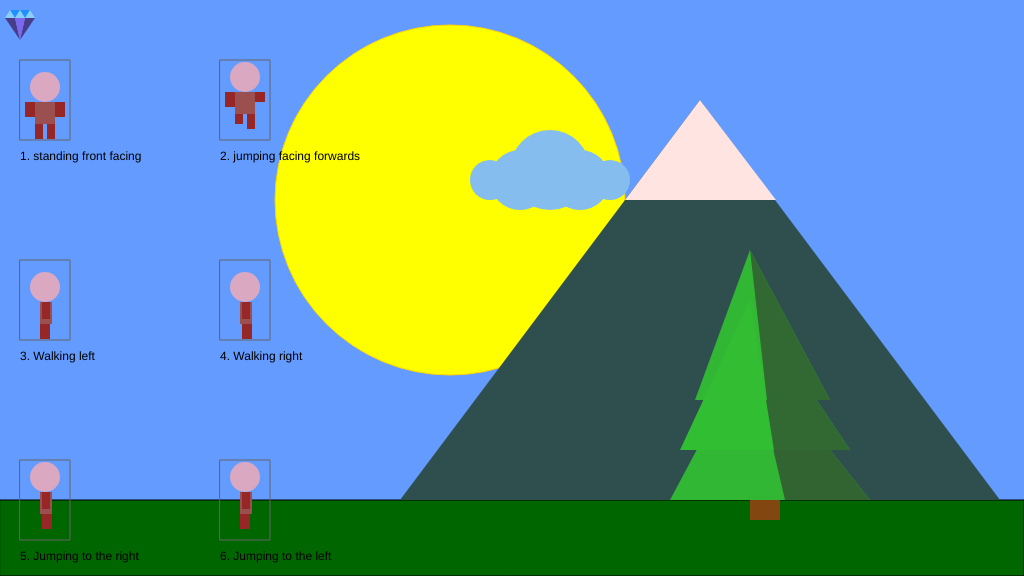
Frame 1 (no input)
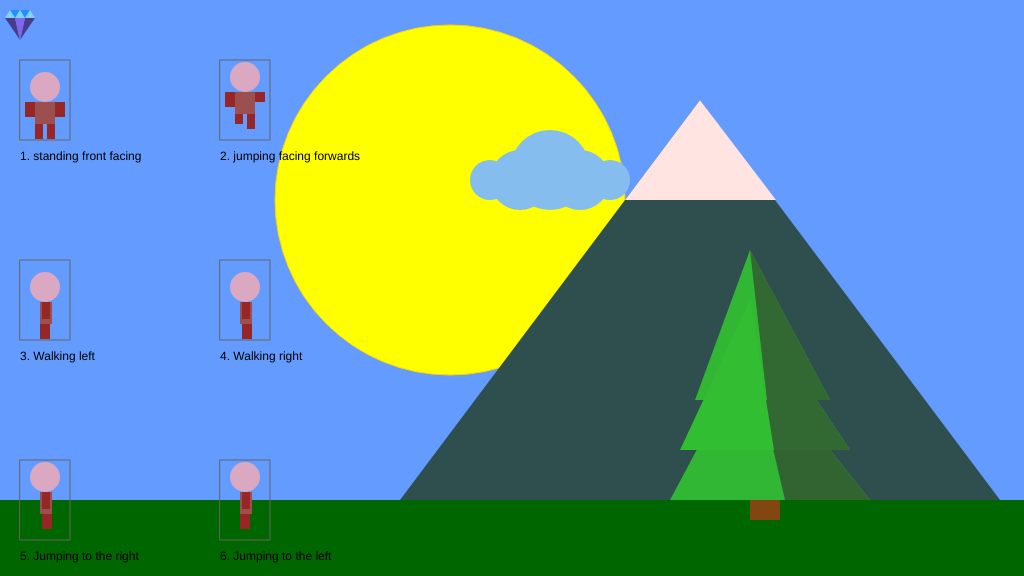
Frame 60 (no input)
Frame 120 (the mouse pressed at the canvas centre since frame 60): identical to frame 60, image omitted

The p5.js sketch that drew these frames (run headless with seeded random() and noise() and a simulated clock; from frame 60 on, the mouse is pressed at the canvas centre):

// p5.js sketch
// ── sketch.js
var cloud;
var tree;
var sun;
var groundHeight;
var treeHeight;
var gameChar_x = 0;
var gameChar_y = 0;
var vertex; // объявление переменной vertex
var vertex_small;
var ellipse_left;
var ellipse_right;
var diamond;
var hero_1;

function setup()

{
    
	createCanvas(1024, 576);
    
    
    groundHeight = 500;
    treeHeight = 100;
    
  
    tree = {
    x: 750,
    y: groundHeight,
    trunkWidth: 30,
    trunkHeight: 20,
    canopyWidth: 120,
    canopyHeight: 100
  };
    
    cloud = {
        x1:350,
        y1:170,
        x2:380,
        y2:180,
        x3:410,
        y3:180,
        x4:320,
        y4:180,
        x5:290,
        y5:180,
        diameter:40
    };
    
    sun = {
    x: 450,
    y: 200,
    diameter: 350,
    };
    
    vertex = {
        x1: 400+300,
        y1: 100,
        x2: 100+300,
        y2: 500,
        x3: 700+300,
        y3: 500
        
    };
    
    vertex_small = {
        x1: 400+300,
        y1: 100,
        x2: 476+300, //
        y2: 200,
        x3: 325+300, // 
        y3: 200
    }; 
    
    ellipse_left = {
        x1: 30,
        y1: 30,
        d1: 30
        
    };    
    
    ellipse_right = {
        x1: 30,
        y1: 30,
        d1: 30
    };
    
    diamond = {
    up_y:10,  
    up_1x:10,
    up_2x:20,
    up_3x:30,
    
    midl_y:18,    
    midl_1x:5,
    midl_2x:15,    
    midl_3x:25,    
    midl_4x:35,

    
    down_x:20,
    down_y:40
    
  };
}

function draw()
{   
    
	background(100, 155, 255); //fill the sky blue
    
    
    fill(0,102,0);
	rect(0, groundHeight, width, height - groundHeight);
    
    //sun
    stroke(255,255,0)
    fill(255, 255, 0);
    stroke(255, 215, 0);
    ellipse(sun.x, sun.y, sun.diameter);
    
    
    // main triangle
    noStroke();
    fill(47, 79, 79); // установка цвета перед отрисовкой
    triangle(vertex.x1, vertex.y1, vertex.x2, vertex.y2, vertex.x3, vertex.y3);

    // second triangle
    noStroke();
    fill(255, 228, 225);
    triangle(vertex_small.x1, vertex_small.y1, vertex_small.x2, vertex_small.y2, vertex_small.x3, vertex_small.y3);
    
    
    stroke(100);
	noFill();
	rect(20, 60, 50, 80);
	noStroke();
	fill(0);
	text("1. standing front facing", 20, 160);

	gameChar_x = 45;
	gameChar_y = 137;
    //head
	fill(218,169,193)
    ellipse(gameChar_x,gameChar_y-50,30,30);
    //body
    fill(155,79,79)
    rect(gameChar_x-10,gameChar_y-35,20,22)
    //arm_left
    fill(151,38,38)
    rect(gameChar_x-20,gameChar_y-35,10,15)
    //arm_right
    fill(151,38,38)
    rect(gameChar_x+10,gameChar_y-35,10,15)
    //leg_right
    fill(151,38,38)
    rect(gameChar_x+2,gameChar_y-13,8,15)
    //leg_left
    fill(151,38,38)
    rect(gameChar_x-10,gameChar_y-13,8,15)
    
    
    


	//Jumping facing forwards
	stroke(100);
	noFill();
	rect(220, 60, 50, 80);
	noStroke();
	fill(0);
	text("2. jumping facing forwards", 220, 160);

	gameChar_x = 245;
	gameChar_y = 137;
	//head
	fill(218,169,193)
    ellipse(gameChar_x,gameChar_y-60,30,30);
    //body
    fill(155,79,79)
    rect(gameChar_x-10,gameChar_y-45,20,22)
    //arm_left
    fill(151,38,38)
    rect(gameChar_x-20,gameChar_y-45,10,15)
    //arm_right
    fill(151,38,38)
    rect(gameChar_x+10,gameChar_y-45,10,10)
    //leg_right
    fill(151,38,38)
    rect(gameChar_x+2,gameChar_y-23,8,15)
    //leg_left
    fill(151,38,38)
    rect(gameChar_x-10,gameChar_y-23,8,10)
    
    
        


	//Walking, turned left
	stroke(100);
	noFill();
	rect(20, 260, 50, 80);
	noStroke();
	fill(0);
	text("3. Walking left", 20, 360);

	gameChar_x = 45;
	gameChar_y = 337;
	//head
	fill(218,169,193)
    ellipse(gameChar_x,gameChar_y-50,30,30);
    
    //body
    fill(155,79,79)
    rect(gameChar_x-5,gameChar_y-35,12,22)
    //arm_left
    fill(151,38,38)
    rect(gameChar_x-3,gameChar_y-35,8,17)
    //leg_right
    fill(151,38,38)
    rect(gameChar_x-5,gameChar_y-13,10,15)


	//Walking, turned right
	stroke(100);
	noFill();
	rect(220, 260, 50, 80);
	noStroke();
	fill(0);
	text("4. Walking right", 220, 360);

	gameChar_x = 245;
	gameChar_y = 337;
    //head
	fill(218,169,193)
    ellipse(gameChar_x,gameChar_y-50,30,30);
    //body
    fill(155,79,79)
    rect(gameChar_x-5,gameChar_y-35,12,22)
    //arm_left
    fill(151,38,38)
    rect(gameChar_x-3,gameChar_y-35,8,17)
    //leg_right
    fill(151,38,38)
    rect(gameChar_x-3,gameChar_y-13,10,15)


	//Jumping right
	stroke(100);
	noFill();
	rect(20, 460, 50, 80);
	noStroke();
	fill(0);
	text("5. Jumping to the right", 20, 560);

	gameChar_x = 45;
	gameChar_y = 537;
	//head
	fill(218,169,193)
    ellipse(gameChar_x,gameChar_y-60,30,30);
    //body
    fill(155,79,79)
    rect(gameChar_x-5,gameChar_y-45,12,22)
    //arm_left
    fill(151,38,38)
    rect(gameChar_x-3,gameChar_y-45,8,17)
    //leg_right
    fill(151,38,38)
    rect(gameChar_x-3,gameChar_y-23,10,15)



	//Jumping to the left
	stroke(100);
	noFill();
	rect(220, 460, 50, 80);
	noStroke();
	fill(0);
	text("6. Jumping to the left", 220, 560);

	gameChar_x = 245;
	gameChar_y = 537;
    //head
	fill(218,169,193)
    ellipse(gameChar_x,gameChar_y-60,30,30);
    //body
    fill(155,79,79)
    rect(gameChar_x-5,gameChar_y-45,12,22)
    //arm_left
    fill(151,38,38)
    rect(gameChar_x-3,gameChar_y-45,8,17)
    //leg_right
    fill(151,38,38)
    rect(gameChar_x-5,gameChar_y-23,10,15)

	
    
   

    //cloud
    noStroke()
    fill(133,189,239);
    ellipse(cloud.x3+200,cloud.y3,cloud.diameter);
    ellipse(cloud.x5+200,cloud.y5,cloud.diameter);
	ellipse(cloud.x4+200,cloud.y4,cloud.diameter*1.5);
    ellipse(cloud.x2+200,cloud.y2,cloud.diameter*1.5);
    ellipse(cloud.x1+200,cloud.y1,cloud.diameter*2);

    
    //tree
    noStroke()
    fill(139, 69, 19,240);
    rect(tree.x, tree.y, tree.trunkWidth, tree.trunkHeight);

    fill(50, 190, 50,240);
    triangle(tree.x - 80,tree.y,tree.x,tree.y - 150,tree.x + 120, tree.y);
    fill(50, 100, 50);
    triangle(tree.x + 35 ,tree.y,tree.x,tree.y - 150,tree.x + 120, tree.y);

    fill(50, 190, 50.240);
    triangle(tree.x - 70,tree.y - 50,tree.x,tree.y - 200,tree.x + 100, tree.y - 50);
    fill(50, 100, 50,240);
    triangle(tree.x +24,tree.y - 50,tree.x,tree.y - 200,tree.x + 100, tree.y - 50);

    fill(50, 190, 50,240);
    triangle(tree.x - 55 ,tree.y - 100,tree.x,tree.y - 250,tree.x + 80, tree.y - 100);
    fill(50, 100, 50,240);
    triangle(tree.x + 17 ,tree.y - 100,tree.x,tree.y - 250,tree.x + 80, tree.y - 100);
    
    noStroke();
  fill(30,144,255);
  triangle(diamond.up_1x,diamond.up_y, diamond.midl_2x, diamond.midl_y, diamond.up_2x,diamond.up_y);
  triangle(diamond.up_2x,diamond.up_y, diamond.midl_3x, diamond.midl_y, diamond.up_3x,diamond.up_y)
  
  fill(135,206,250);
  triangle(diamond.midl_1x, diamond.midl_y, diamond.up_1x, diamond.up_y, diamond.midl_2x, diamond.midl_y)
  triangle(diamond.midl_2x, diamond.midl_y, diamond.up_2x, diamond.up_y, diamond.midl_3x, diamond.midl_y)
  triangle(diamond.midl_3x, diamond.midl_y, diamond.up_3x, diamond.up_y, diamond.midl_4x, diamond.midl_y)
  
  fill(72,61,139);
  triangle(diamond.midl_1x, diamond.midl_y, diamond.down_x, diamond.down_y, diamond.midl_2x, diamond.midl_y)
  triangle(diamond.midl_3x, diamond.midl_y, diamond.down_x, diamond.down_y, diamond.midl_4x, diamond.midl_y)
  
  fill(123,104,238);
  triangle(diamond.midl_2x, diamond.midl_y, diamond.down_x, diamond.down_y, diamond.midl_3x, diamond.midl_y)
}
